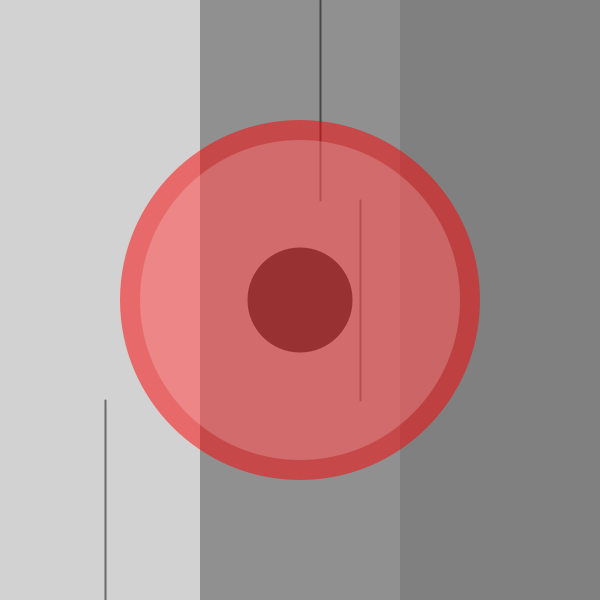
Frame 1 (no input)
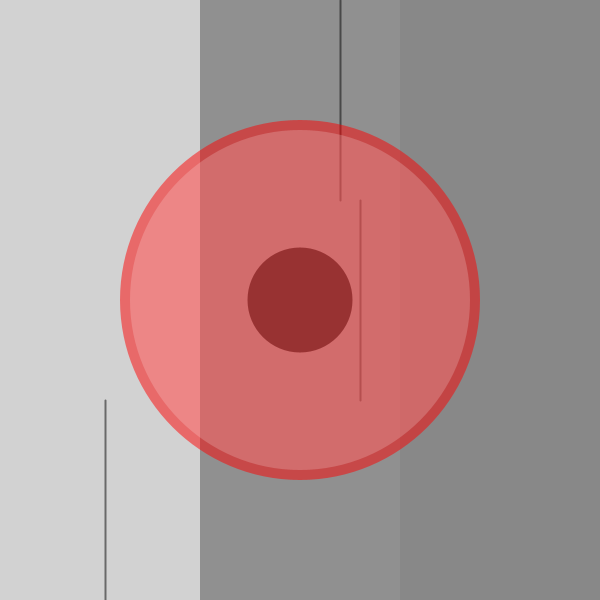
Frame 60 (the mouse pressed at the canvas centre just before this capture)
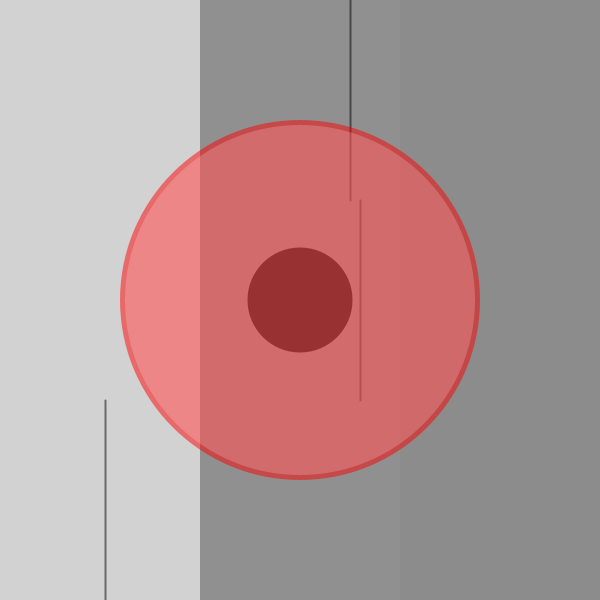
Frame 120 (the mouse held since frame 60 and released just before this capture)

The Processing sketch that drew these frames (run headless with seeded random() and noise(); from frame 60 on, the mouse is pressed at the canvas centre):

// Processing sketch: SimpleClock
// ── SimpleClock.pde
/*
SIMPLE CLOCK
 Jeff Thompson
 November 2009
 
 An in-class assignment to make a clock using the second(), etc functions
 
 www.jeffreythompson.org
 */

void setup()
{
  size(600,600);
}

void draw()
{

  noStroke();
  //background(100,100,100);    // keeps images from drawing on top of each other
  fill(100,100,100,80);         // makes refresh semi-transparent
  rect(0,0, width,height);      // size of the entire screen

  smooth();

  int s=second();  // the "second();" variable returns the real time 0-59
  int m=minute();  // mintes 0-59
  int h=hour();    // hours 0-23


  // VERSION 1 -- Squares
  fill(h*10);        // makes fill color between 0-59
  rect(0,0, 200,600);

  fill(m*4);
  rect(200,0, 200,600);

  fill(s*4);
  rect(400,0, 200,600);



  // VERSION 2 -- Lines

  strokeWeight(2);          // Make thicker, easier to see
  stroke(0,0,0,127);        // Partially transparent, overlaps all colors
  line(s*10,0, s*10,200);   // Draw lines scaled between 0-600
  line(m*10,200, m*10,400);
  line(h*5,400, h*5,600);

  // try with trails - add square the size of canvas that is partially trans



  // VERSION 3 -- Circles

  // Hours - draw first so behind everything else
  noStroke();
  fill(0,0,0);
  ellipse(width/2,width/2, h*5,h*5);

  // Minutes
  fill(255,0,0,127);                    // Fills red with ~50% trans
  ellipse(width/2,width/2, m*10,m*10);  // Draws a circle starting at 300,300, is s*5 
  // (0-59 * 10 = max of 600 wide)
  // Seconds
  fill(255,255,255,50);
  ellipse(width/2,width/2, s*10,s*10);

  // try all at once

}

/*
In-class assignment:
 
 Make your own clock mechanism that displays the time using shapes, 
 stroke weights, colors, or a combination.
 
 Consider the overall shape of the canvas, the presentation elements, readability, etc.
 */
